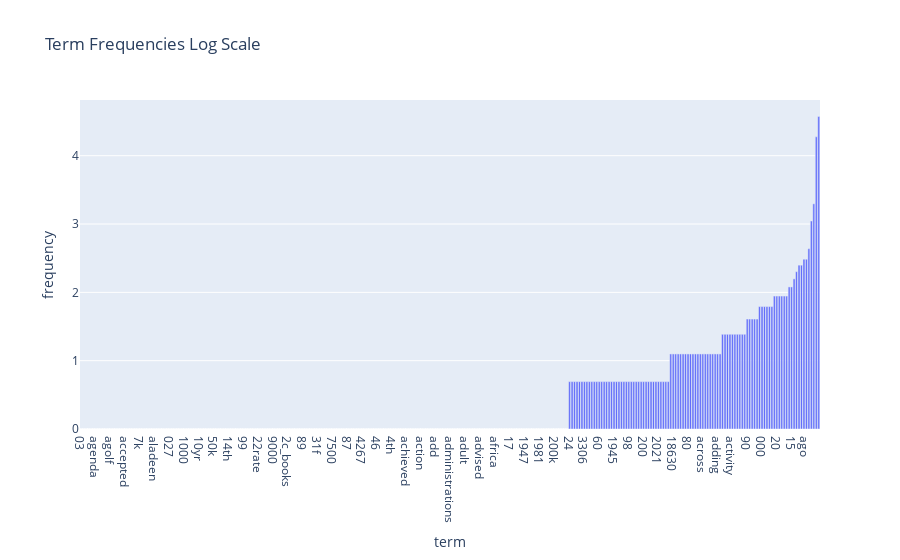

Source (notebook cell):
### Code cell
#Excercise 15
import math
term_frequencies_log = [math.log(i) for i in term_frequencies]

df = pd.DataFrame({
    "term": count_vect.get_feature_names_out()[:300],
    "frequency": term_frequencies_log[:300],
    })

fig = px.bar(
    df.sort_values("frequency"),
    x="term", y="frequency",
    title=f"Term Frequencies Log Scale"
)

fig.show()

### Figure 1 — Plotly figure (JSON) as saved in the notebook; plotly's stock layout.template omitted (floating-point values rounded to 4 significant figures; data arrays with more than 128 entries replaced by an {"elided": "..."} marker saying what was removed)
{"data": [{"hovertemplate": "term=%{x}<br>frequency=%{y}<extra></extra>", "legendgroup": "", "marker": {"color": "#636efa", "pattern": {"shape": ""}}, "name": "", "orientation": "v", "showlegend": false, "textposition": "auto", "type": "bar", "x": {"elided": "300 str values"}, "xaxis": "x", "y": {"elided": "300 float values"}, "yaxis": "y"}], "layout": {"barmode": "relative", "legend": {"tracegroupgap": 0}, "title": {"text": "Term Frequencies Log Scale"}, "xaxis": {"anchor": "y", "domain": [0, 1], "title": {"text": "term"}}, "yaxis": {"anchor": "x", "domain": [0, 1], "title": {"text": "frequency"}}}}
